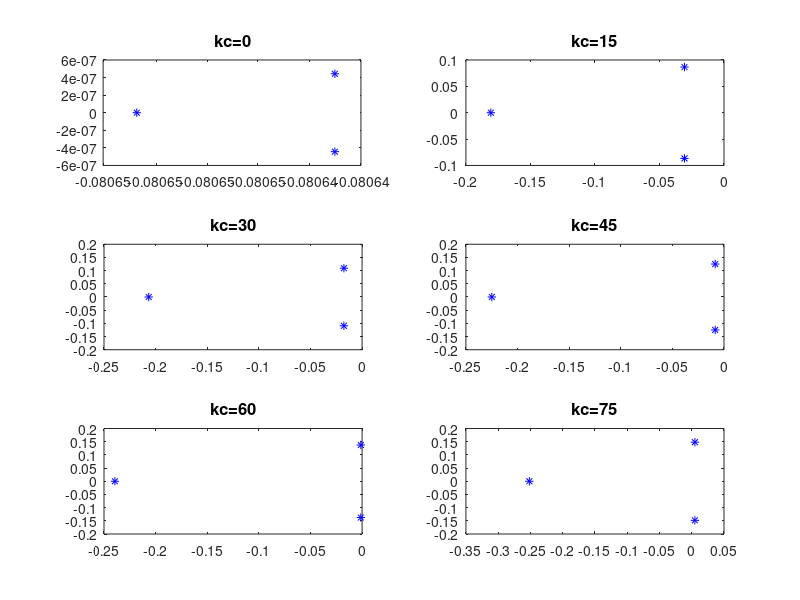

MATLAB code to generate this figure:
kc = [ 0 15 30 45 60 75];
kp = 0.503;
tau = 12.4;

for i = 1:6
    CE_solution(i,:) = roots([tau.^3 3*tau.^2 3.*tau (1+kp.^3*kc(i))]);
    
    graph_title = ['kc=' num2str(kc(i))];
    figure(1)
    subplot(3,2,i)
    plot(CE_solution(i,:),'b*')
    title(graph_title,'fontsize',12,'FontWeight','bold')
end

CE_solution(7,:) = roots([tau.^3 3*tau.^2 3.*tau 1]);